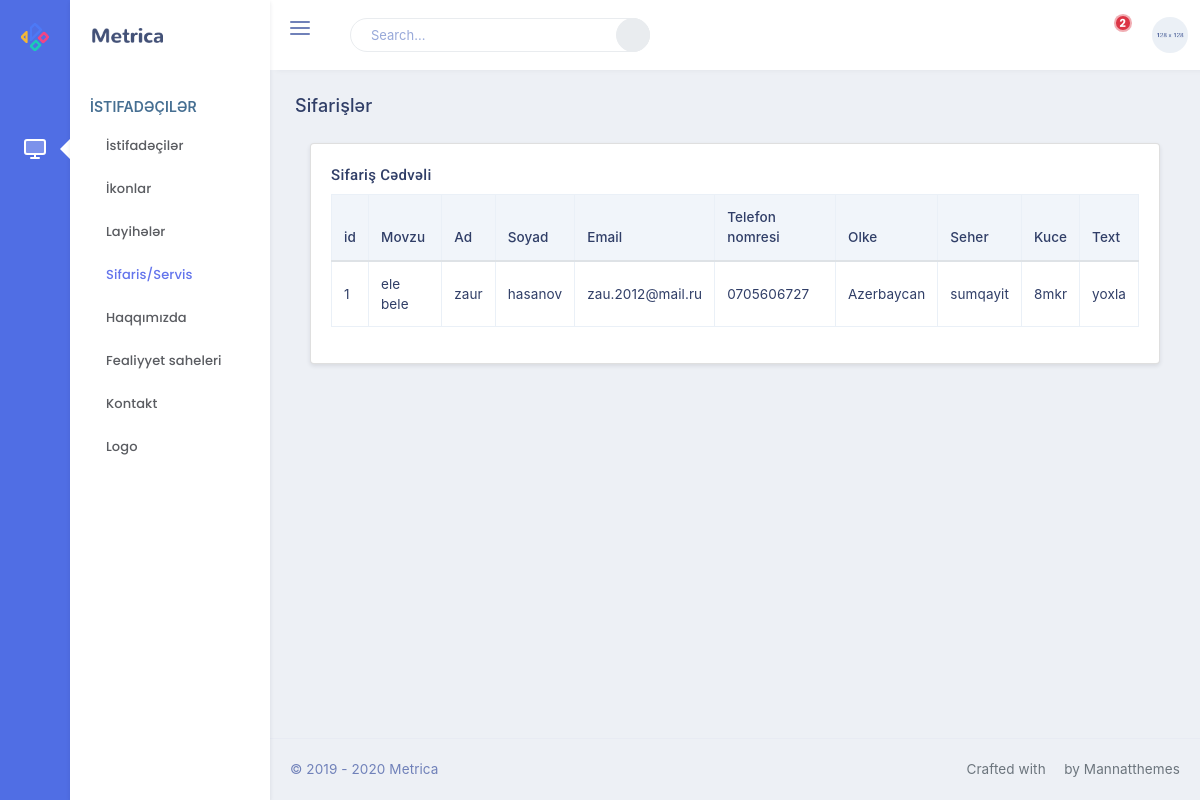
/servis (signed in), run on the app's committed database.
### app/models.py (models this page shows, shortened)
class Servis(db.Model):
    id=db.Column(db.Integer, primary_key=True)
    subject=db.Column(db.String(255), nullable=False)
    name=db.Column(db.String(100), nullable=False)
    surname=db.Column(db.String(100), nullable=False)
    email=db.Column(db.String(150), nullable=False)
    phone=db.Column(db.String(150), nullable=False)
    street=db.Column(db.String(255), nullable=False)
    country=db.Column(db.String(200), nullable=False)
    city=db.Column(db.String(200), nullable=False)
    text=db.Column(db.Text(), nullable=False)

### admin/views.py (the view)
@app.route('/servis')
@login_required
def servis():
    if User.query.get(1) == current_user:
        alldata=Servis.query.all()
        return render_template('admin/servis.html', myservis=alldata)
    else:
        abort(403)

### app/models.py (called while the page is built)
@login_manager.user_loader
def load_user(user_id):
    return User.query.get(int(user_id))

### templates/admin/servis.html
{% extends 'admin/base.html' %}
{%block pagetitle%}<h4 class="page-title">Sifarişlər</h4> {% endblock pagetitle %}
{% block content %}
<div class="container-fluid">
    <div class="row">
        <div class="col-sm-12">
        </div>
    </div>
    <div class="row">
        <div class="col-12">
            <div class="card">
                <div class="card-body">
                    <h4 class="mt-0 header-title">Sifariş cədvəli</h4>
                    <table id="datatable" class="table table-bordered dt-responsive nowrap" style="border-collapse: collapse; border-spacing: 0; width: 100%;">
                        <thead>
                        <tr>
                            <th>id</th>
                            <th>Movzu</th>
                            <th>Ad</th>
                            <th>Soyad</th>
                            <th>Email</th>
                            <th>Telefon nomresi</th>
                            <th>Olke</th>
                            <th>Seher</th>
                            <th>Kuce</th>
                            <th>Text</th>
                        </tr>
                        </thead>
                        <tbody>
                            {% for row in myservis %}
                        <tr>
                            <td>{{row.id}}</td>
                            <td>{{row.subject}}</td>
                            <td>{{row.name}}</td>
                            <td>{{row.surname}}</td>
                            <td>{{row.email}}</td>
                            <td>{{row.phone}}</td>
                            <td>{{row.country}}</td>
                            <td>{{row.city}}</td>
                            <td>{{row.street}}</td>
                            <td>{{row.text}}</td>
                        </tr>
                            {% endfor %}
                        </tbody>
                    </table>
                </div>
            </div>
        </div>
    </div>
</div>
{% endblock content %}

### data on the page
Servis: id "1", subject "ele bele", name "zaur", surname "hasanov", email "zau.2012@mail.ru", phone "0705606727", country "Azerbaycan", city "sumqayit", street "8mkr", text "yoxla"
